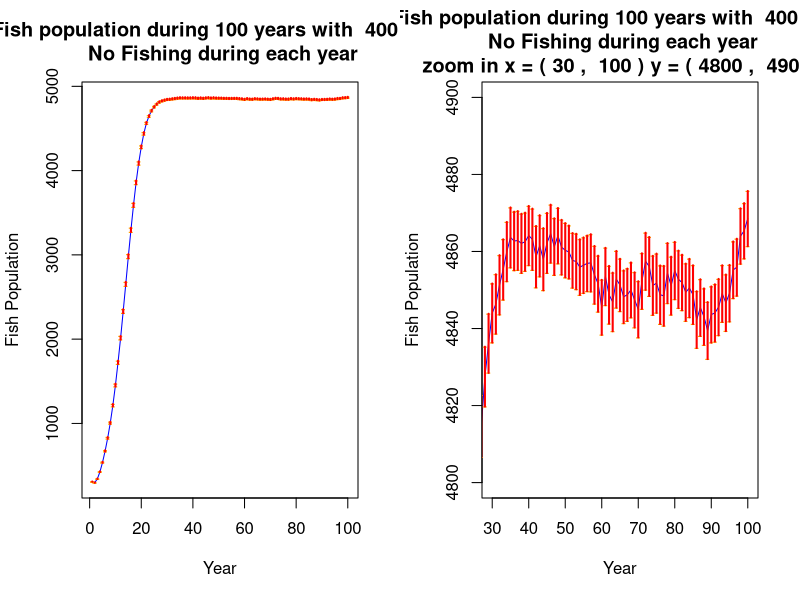

Write R code to recreate this figure.
# =========================== Variables ===========================
#
# Change here if you want to read different files
#
data 	= read.csv(file = "noFishing.csv", header = FALSE, sep = ",")
years	= length(data)
trial	= length(data[, 1])
avg.pop	= vector(length = years)
se.pop  = vector(length = years)
x		= seq(1:100)
newData = matrix(nrow = years, ncol = trial)

# =========================== Functions ===========================
# This function changes Standard Deviation to Sample Standard Deviation.
sd_to_ssd = function(sd) {
	temp = sd ^ 2
	temp = temp * trial
	temp = temp / (trial - 1)
	return 	(sqrt(temp))
}

# A helper function for plotting that gives the user the ability of zooming.
drawPlot = function(zoom = FALSE, zoom.x1 = 20, zoom.x2 = 50, zoom.y1 = 4500, zoom.y2 = 4800) {
	if (zoom)
		plot(x, avg.pop, type = "l", 
			xlim = c(zoom.x1, zoom.x2),
			ylim = c(zoom.y1, zoom.y2),
			col = "blue",
			main = paste("Fish population during 100 years with ", trial, " trial\n No Fishing during each year\n", 								"zoom in x = (", zoom.x1, ", ", zoom.x2, ") y = (", zoom.y1, ", ", zoom.y2, ")"),
			xlab = "Year", ylab = "Fish Population")
	else
		plot(x, avg.pop, type = "l", col = "blue",
			main = paste("Fish population during 100 years with ", trial, " trial\n No Fishing during each year"),
			xlab = "Year", ylab = "Fish Population")
	
	points(x, avg.pop + se.pop, pch = '-', col = "orange")
	points(x, avg.pop - se.pop, pch = '-', col = "orange")
	for (i in 1:years)
		lines(c(i, i), c(avg.pop[i] - se.pop[i], avg.pop[i] + se.pop[i]), lwd = 2, col = "red")
}

# =========================== Calculation ===========================
# Reshaping data
for (col in 1:years)
	for (row in 1:trial)
		newData[col, row] = data[row, col]

# Calculating average and Sample Standard Deviation for each year
sqrtN	= sqrt(trial)
for (i in 1: years) {
	avg.pop[i] 	= sum(newData[i, ]) / trial
	ssd			= sd_to_ssd(sd(newData[i, ]))
	se.pop[i]	= ssd / sqrtN
}

# =========================== Plotting ===========================
par(mfrow = c(1, 2))
drawPlot(zoom = FALSE)
drawPlot(zoom = TRUE, zoom.x1 = 30, zoom.x2 = 100, zoom.y1 = 4800, zoom.y2 = 4900)
